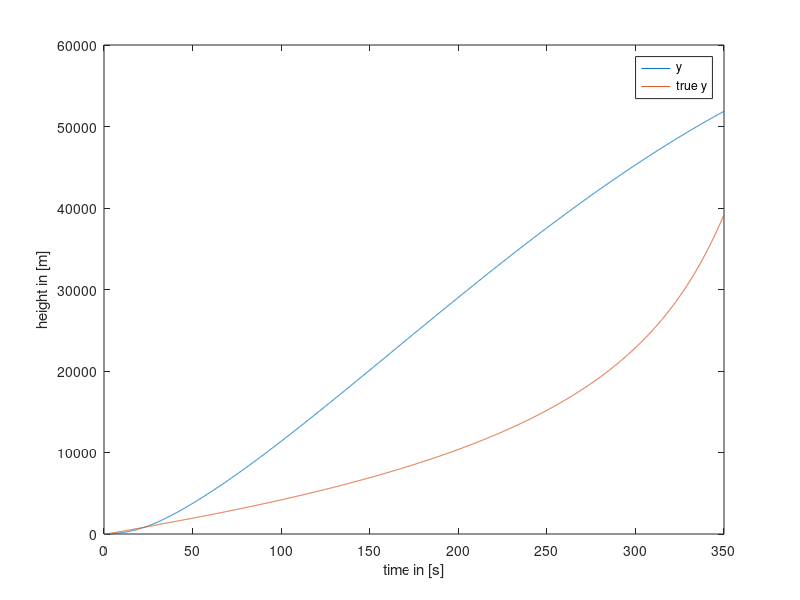

MATLAB code for this plot:
%%
% This code is made by:
% Casper Spronk
% 4369475
clc
clear all
close all
%% variables 
load("rocket.mat");
delta_t = 0.1;          % [s]
m = 100;                % [kg]
g = 9.81;               % [m/s]
y_zero = 0;             % [m]
ydot_zero = 0;
x_zero = [y_zero; ydot_zero]; 

%% Question 1
A = [1 delta_t; 
     0 1];
B = [(delta_t^2)/(2*m) -(delta_t^2)/2 -(delta_t^2)/(2*m);
     delta_t/m -delta_t -delta_t/m];
C = [1 0];
D = 0;
sys1 = ss(A,B,C,D,delta_t);

[y t] = lsim(sys1,u,[],x_zero);
plot(t,y)
hold on
plot(t,ytrue)
legend("y","true y")
xlabel("time in [s]")
ylabel("height in [m]")
hold off
% the resulting graph looks significantly different from the 
% results show by simulating with the estimated drag

%% Question 2

p = [0.8 0.7];
K = place(A',C',p);

Ahat = A-K.*C;













